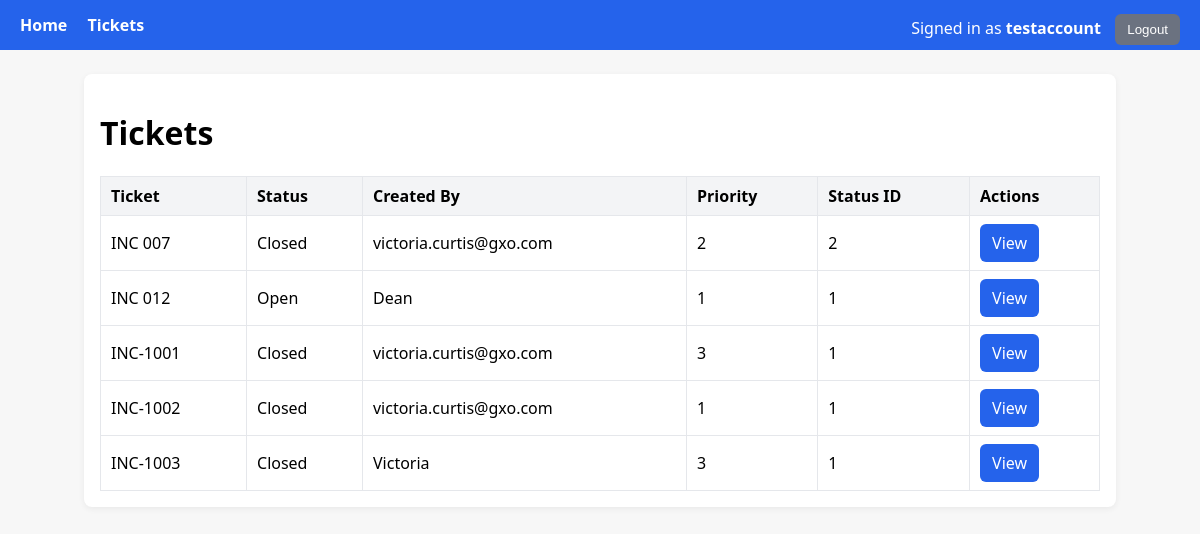
The app's page /tickets/ (signed in), older data.
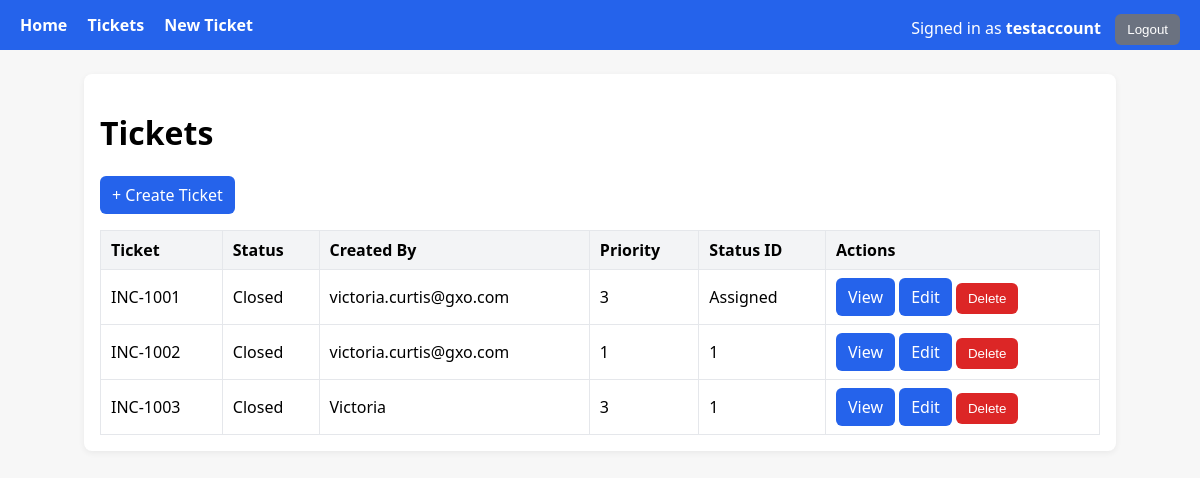
The same page, newer data.
### tables this page shows
CREATE TABLE users (
    id INTEGER PRIMARY KEY AUTOINCREMENT,
    username TEXT NOT NULL UNIQUE,
    password_hash TEXT NOT NULL,
    email TEXT UNIQUE,
    role_id INTEGER NOT NULL,
    created_at DATETIME DEFAULT CURRENT_TIMESTAMP,
    FOREIGN KEY (role_id) REFERENCES roles(id) ON UPDATE CASCADE ON DELETE RESTRICT
);

CREATE TABLE Tickets (
            Ticket      VARCHAR PRIMARY KEY,
            Status      VARCHAR,
            CreatedBy   VARCHAR,
            PriorityID  INTEGER,
            StatusID    VARCHAR
        , Description TEXT NULL);

### tickets/routes.py (the view)
@tickets_bp.get("/", endpoint="list")
@login_required
def list_tickets():
    rows = repo.list_tickets()
    return render_template("tickets_list.html", rows=rows, user=get_current_user())

### auth/service.py (called while the page is built)
def get_current_user():
    user_id = session.get("user_id")
    if not user_id:
        return None
    sql = text("""
        SELECT id, username, email, role_id
        FROM users
        WHERE id = :id
        LIMIT 1
    """)
    with connect() as conn:
        row = conn.execute(sql, {"id": user_id}).mappings().first()
        if not row:
            return None
        return {
            "id": row["id"],
            "username": row["username"],
            "email": row["email"],
            "role_id": row["role_id"],
        }

### db.py (called while the page is built)
def get_engine():
    if _engine is None:
        raise RuntimeError("DB engine not initialised; call init_engine() first.")
    return _engine

@contextmanager
def connect():
    with get_engine().connect() as conn:
        yield conn

### tickets/repository.py (called while the page is built)
def list_tickets() -> List[Dict[str, Any]]:
    sql = text("""
        SELECT
            Ticket,
            Status,
            CreatedBy,
            PriorityID,
            StatusID,
            Description
        FROM Tickets
        ORDER BY Ticket ASC
    """)
    with connect() as conn:
        return [dict(r) for r in conn.execute(sql).mappings().all()]

### templates/tickets_list.html (shortened to what this page needs)
{% extends "base.html" %}
{% block content %}
<h1>Tickets</h1>
{% if session.get('user_id') and session.get('role_id') == 2 %}
  <p><a class="btn" href="{{ url_for('tickets.new_form') }}">+ Create Ticket</a></p>
{% endif %}
{% if rows %}
  <table>
    <thead>
      <tr>
        <th>Ticket</th>
        <th>Status</th>
        <th>Created By</th>
        <th>Priority</th>
        <th>Status ID</th>
        <th>Actions</th>
      </tr>
    </thead>
    <tbody>
    {% for r in rows %}
      <tr>
        <td>{{ r.Ticket }}</td>
        <td>{{ r.Status }}</td>
        <td>{{ r.CreatedBy }}</td>
        <td>{{ r.PriorityID }}</td>
        <td>{{ r.StatusID }}</td>
        <td>
          <a class="btn" href="{{ url_for('tickets.detail', ticket=r.Ticket) }}">View</a>
          {% if session.get('role_id') == 2 %}
            <a class="btn" href="{{ url_for('tickets.edit_form', ticket=r.Ticket) }}">Edit</a>
            <form
              class="inline"
              method="post"
              action="{{ url_for('tickets.delete', ticket=r.Ticket) }}"
              onsubmit="return confirm('Delete ticket {{ r.Ticket }}?');"
            >
              <button class="btn danger" type="submit">Delete</button>
            </form>
          {% endif %}
        </td>
      </tr>
    {% endfor %}
    </tbody>
  </table>
{% else %}
  <p>No tickets yet.</p>
{% endif %}
{% endblock %}

### templates/base.html (shortened to what this page needs)
<!doctype html>
<html>
<head>
</head>
<body>
<header>
  <nav>
    <a href="{{ url_for('home') }}">Home</a>
    <a href="{{ url_for('tickets.list') }}">Tickets</a>
    {% if session.get('user_id') and session.get('role_id') == 2 %}
      <a href="{{ url_for('tickets.new_form') }}">New Ticket</a>
    {% endif %}
    <span class="right">
      {% if session.get('user_id') %}
        <span style="margin-right:10px;">Signed in as <strong>{{ session.get('username') }}</strong></span>
        <form class="inline" method="post" action="{{ url_for('auth.logout') }}">
          <button class="btn secondary" type="submit">Logout</button>
        </form>
      {% else %}
        <a href="{{ url_for('auth.login_form') }}">Login</a>
        <a href="{{ url_for('auth.register_form') }}">Register</a>
      {% endif %}
    </span>
  </nav>
</header>
<main>
  {% block content %}{% endblock %}
</main>
</body>
</html>

### templates/base.html (style rules this page uses)
:root { --brand:#2563eb }
body { font-family: system-ui, Segoe UI, Roboto, Arial, sans-serif; margin:0; background:#f7f7f7; }
header { background: var(--brand); color:#fff; padding:14px 20px; }
header a { color:#fff; text-decoration:none; margin-right:16px; font-weight:600; }
main { max-width: 1000px; margin: 24px auto; padding: 16px; background:#fff; border-radius:8px; box-shadow:0 2px 6px rgba(0,0,0,.06); }
.btn { display:inline-block; background:#2563eb; color:#fff; padding:8px 12px; border-radius:6px; text-decoration:none; border:none; cursor:pointer; }
.btn.secondary { background:#6b7280; }
.btn.danger { background:#dc2626; }
form.inline { display:inline; margin:0; }
table { border-collapse:collapse; width:100%; margin-top:12px; }
th, td { border:1px solid #e5e7eb; padding:8px 10px; text-align:left; }
th { background:#f3f4f6; }
.right { float:right; }

Row changes from the older to the newer data that the page shows:
removed Tickets: Ticket "INC 007", Status "Closed", CreatedBy "victoria.curtis@gxo.com", PriorityID "2", StatusID "2"
removed Tickets: Ticket "INC 012", Status "Open", CreatedBy "Dean", PriorityID "1", StatusID "1"
changed Tickets "INC-1001": StatusID "1" → "Assigned"; now shows "Edit Delete"
shown differently, row unchanged: Tickets "INC-1002": now shows "Edit Delete"
shown differently, row unchanged: Tickets "INC-1003": now shows "Edit Delete"
Text that changed along with them:
text now shown: "New Ticket + Create Ticket"
